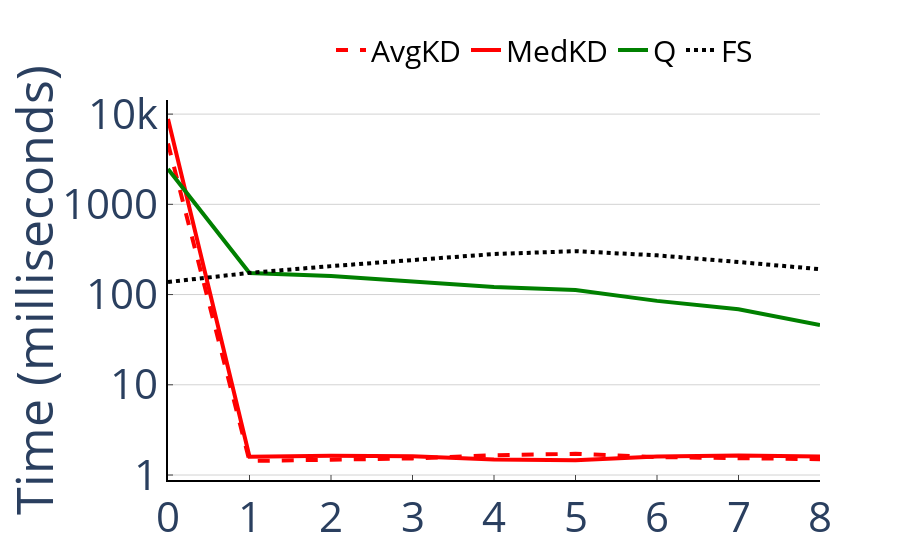

Notebook cell for this chart:
### Code cell
a = per_query('Sequential2', ['AverageKDTree', 'MedianKDTree', 'Quasii', 'FullScan'])
a.update_layout(yaxis=dict(
        tickmode = 'linear',
        tick0 = 0.0,
        dtick = 1
    ))
save_figure(a, 'payoff-per-query.pdf')
a

### Figure 1 — Plotly figure (JSON) as saved in the notebook; plotly's stock layout.template omitted (floating-point values rounded to 4 significant figures)
{"data": [{"line": {"dash": "dash", "width": 4}, "marker": {"color": "red"}, "mode": "lines", "name": "AvgKD", "type": "scatter", "x": [0, 1, 2, 3, 4, 5, 6, 7, 8], "y": [4716.0, 1.43, 1.477, 1.528, 1.656, 1.718, 1.581, 1.524, 1.497]}, {"line": {"dash": "solid", "width": 4}, "marker": {"color": "red"}, "mode": "lines", "name": "MedKD", "type": "scatter", "x": [0, 1, 2, 3, 4, 5, 6, 7, 8], "y": [8826.0, 1.595, 1.639, 1.618, 1.489, 1.456, 1.601, 1.646, 1.604]}, {"line": {"dash": "solid", "width": 4}, "marker": {"color": "green"}, "mode": "lines", "name": "Q", "type": "scatter", "x": [0, 1, 2, 3, 4, 5, 6, 7, 8], "y": [2468.0, 173.1, 160.4, 139.0, 121.4, 112.4, 85.1, 68.86, 45.86]}, {"line": {"dash": "dot", "width": 4}, "marker": {"color": "black"}, "mode": "lines", "name": "FS", "type": "scatter", "x": [0, 1, 2, 3, 4, 5, 6, 7, 8], "y": [137.7, 173.9, 206.6, 242.5, 281.2, 302.7, 271.9, 229.5, 191.1]}], "layout": {"font": {"size": 42}, "legend": {"font": {"color": "black", "size": 30}, "orientation": "h", "x": 0.25, "y": 1.2}, "plot_bgcolor": "rgba(0,0,0,0)", "showlegend": true, "xaxis": {"linecolor": "black", "linewidth": 2, "showline": true, "ticklen": 5, "ticks": "inside", "zeroline": true}, "yaxis": {"dtick": 1, "gridcolor": "lightgrey", "gridwidth": 1, "linecolor": "black", "linewidth": 2, "showgrid": true, "showline": true, "tick0": 0, "ticklen": 5, "tickmode": "linear", "ticks": "inside", "title": {"text": "Time (milliseconds)"}, "type": "log", "zeroline": true}}}
